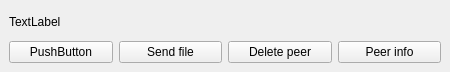
<?xml version="1.0" encoding="UTF-8"?>
<ui version="4.0">
 <class>MainWindow</class>
 <widget class="QMainWindow" name="MainWindow">
  <property name="geometry">
   <rect>
    <x>0</x>
    <y>0</y>
    <width>450</width>
    <height>72</height>
   </rect>
  </property>
  <property name="windowTitle">
   <string>Peer options</string>
  </property>
  <widget class="QWidget" name="centralwidget">
   <layout class="QGridLayout" name="gridLayout">
    <item row="0" column="0">
     <layout class="QVBoxLayout" name="verticalLayout">
      <item>
       <widget class="QLabel" name="peerName">
        <property name="text">
         <string>TextLabel</string>
        </property>
       </widget>
      </item>
      <item>
       <layout class="QHBoxLayout" name="horizontalLayout">
        <item>
         <widget class="QPushButton" name="togglePairingButton">
          <property name="text">
           <string>PushButton</string>
          </property>
         </widget>
        </item>
        <item>
         <widget class="QPushButton" name="sendFileButton">
          <property name="text">
           <string>Send file</string>
          </property>
         </widget>
        </item>
        <item>
         <widget class="QPushButton" name="deletePeerButton">
          <property name="text">
           <string>Delete peer</string>
          </property>
         </widget>
        </item>
        <item>
         <widget class="QPushButton" name="infoButton">
          <property name="text">
           <string>Peer info</string>
          </property>
         </widget>
        </item>
       </layout>
      </item>
     </layout>
    </item>
   </layout>
  </widget>
 </widget>
 <resources/>
 <connections/>
</ui>
